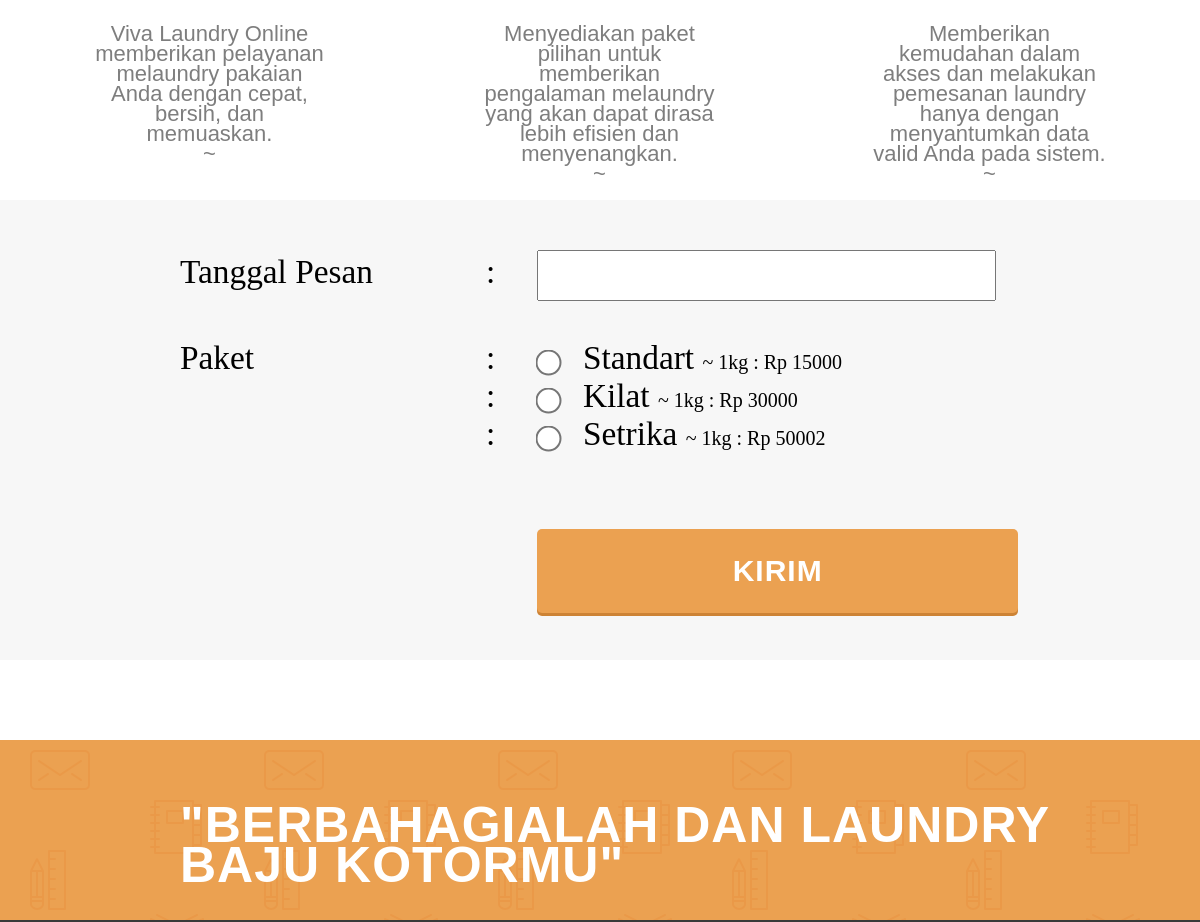
Page /page/page-customer.php (signed in, middle part) on the earlier database version.
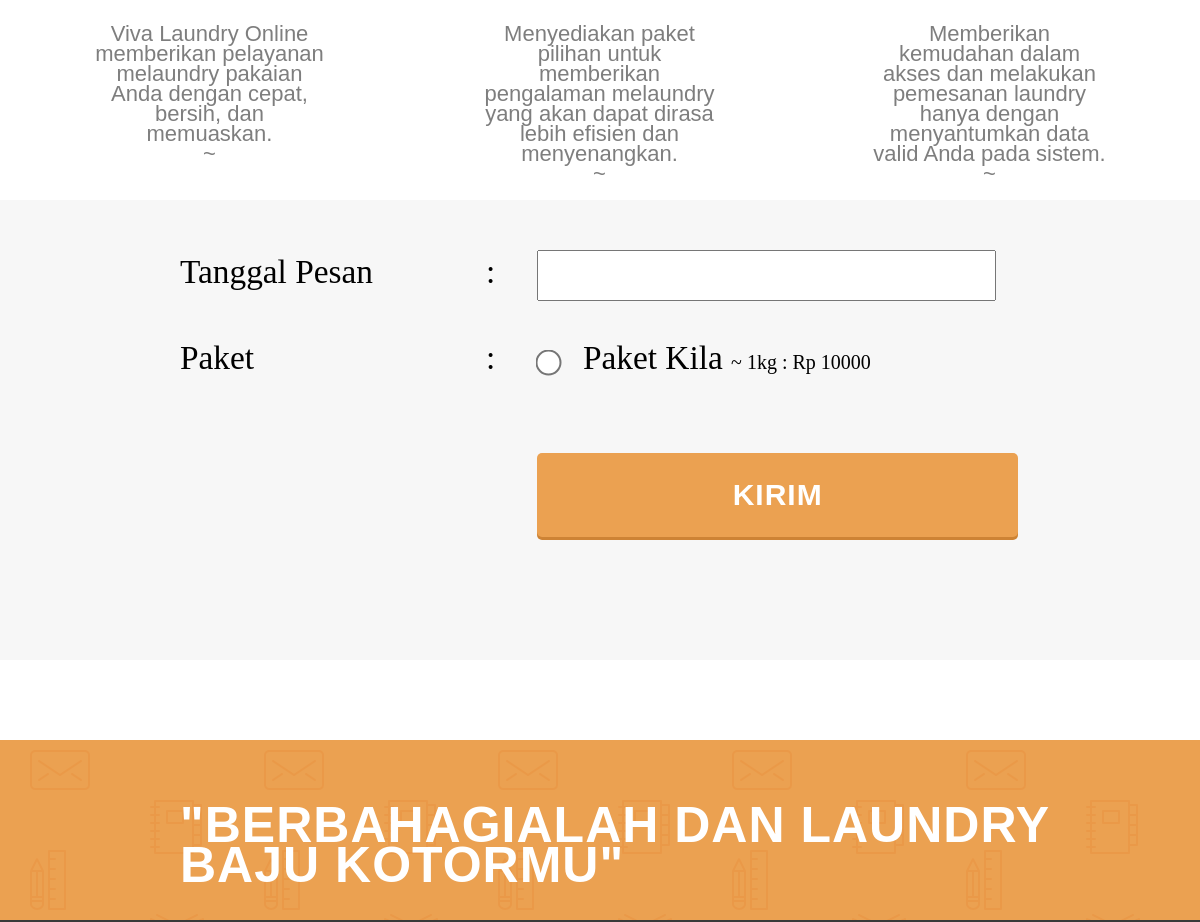
Same page on the later database version.
### tables this page shows
CREATE TABLE `vivalo_paket` (
  `kd_paket` int(5) NOT NULL,
  `nama_paket` varchar(10) NOT NULL,
  `harga_paket` int(11) NOT NULL
);

### config/functions/mysqli.php (called while the page is built, shortened)
<?php
class Database
{
    public $connection;
    public function __construct($host, $user, $pass, $db)
    {
        $this->connection = mysqli_connect($host, $user, $pass, $db);
        return $this->connection;
    }
    public function query($sql)
    {
        return mysqli_query($this->connection, $sql);
    }
}

### config/config.php (called while the page is built, shortened)
<?php
require_once __DIR__."/functions/mysqli.php";
$db = new Database("localhost", "root", "", "vivalo");

### page/page-customer.php (the view, shortened to what this page needs)
<?php
require_once __DIR__."/../config/config.php";
?>
<!DOCTYPE html>
<html lang="en">
<head>
	<link rel="stylesheet" type="text/css" href="../asset/css/reset.css">
	<link rel="stylesheet" type="text/css" href="../asset/css/main.css">
	<link rel="stylesheet" href="//code.jquery.com/ui/1.12.1/themes/base/jquery-ui.css">
</head>
<body>
	<section class="services wrapper">
		<ul class="desc">
			<li>
				<p>Viva Laundry Online memberikan pelayanan melaundry pakaian Anda dengan cepat, bersih, dan memuaskan.</p>
				<p> ~ </p>
			</li>
			<li>
				<p>Menyediakan paket pilihan untuk memberikan pengalaman melaundry yang akan dapat dirasa lebih efisien dan menyenangkan.</p>
				<p> ~ </p>
			</li>
			<li>
				<p>Memberikan kemudahan dalam akses dan melakukan pemesanan laundry hanya dengan menyantumkan data valid Anda pada sistem.</p>
				<p> ~ </p>
			</li>
		</ul>
	</section>
	<br>
  <section class="call_to_action">
    <div class="" style="padding-top: 50px;">
      <section class="">
        <form method="post" class="" action="<?= APP_URL ?>page/action/pesan.php" style="font-size: 25pt; padding-left: 15%;" id="formPesanan">
          <table style="width: 80%;" border="1">
            <tr>
              <td style="width: 30%;">Tanggal Pesan</td>
              <td style="width: 5%">:</td>
              <td style="width: 45%"><input autocomplete="off" type="text" name="datepicker" class="datepicker" id="datepicker" style="font-size: 30pt; width: 100%;" data-error="#errNm1">
              	<span id="errNm1" style="font-size: 15px;"></span></td>
            </tr>
            <tr>
              <td colspan="3">&nbsp;</td>
            </tr>
            <?php foreach($db->query("SELECT * FROM `vivalo_paket` WHERE 1")->fetch_all() as $key => $paket): ?>
            <tr>
              <td style="width: 15%;"><?= ($key == 0 ? "Paket" : NULL) ?></td>
              <td style="width: 5%">:</td>
              <td style="width: 45%;" align="left"><input data-error="#errNm2" type="radio" name="paket" id="paket" value="<?= $paket[0] ?>" style="transform: scale(2);">&nbsp;&nbsp;&nbsp;<?= $paket[1] ?> <small style="font-size: 15pt;">~ 1kg : Rp <?= $paket[2] ?></small></td>
            </tr>
            <?php endforeach ?>
            <tr>
              <td colspan="3">&nbsp;</td>
            </tr>
            <tr>
              <td colspan="3">&nbsp;</td>
            </tr>
            <tr>
              <td colspan="2" align="center">
              </td>
              <td align="center">
                <a href="javascript:" class="cta_btn" style="margin: 0px; width: 70%;" onclick="$('#formPesanan').submit();">KIRIM</a>
              </td>
            </tr>
          </table>
        </form>
      </section>
    </div>
  </section>
	<section class="newsletter">
		<div class="wrapper">
			<p>"Berbahagialah dan laundry baju kotormu"</p>
		</div>
	</section>
</body>

Differences in the rows shown:
removed vivalo_paket: shows "Paket", nama_paket "Standart", harga_paket "15000"
removed vivalo_paket: nama_paket "Kilat", harga_paket "30000"
removed vivalo_paket: nama_paket "Setrika", harga_paket "50002"
added vivalo_paket: shows "Paket", nama_paket "Paket Kila", harga_paket "10000"
